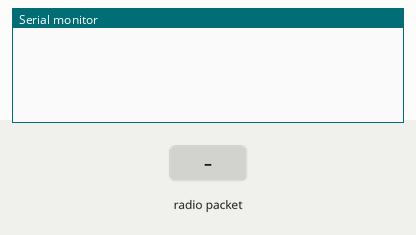
Recording of a sketch running on a simulated Arduino Mega 2560, built with avr-gcc and run on an emulated ATmega2560. Shown: the last lines printed to the serial monitor. Inputs (shaded band) come from the test bench. No radio packets arrive unless stated.

Above: at 1.2 s.
1.3 s: radio packet "1" arrives
At 2.1 s:
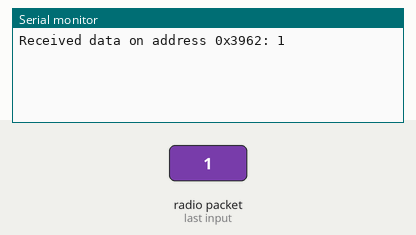
2.8 s: radio packet "0" arrives
At 3.3 s:
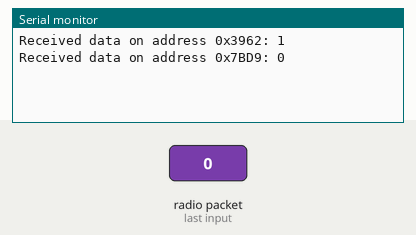
4.3 s: radio packet "2" arrives
At 5.5 s:
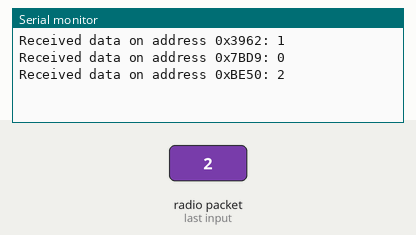
5.8 s: radio packet "1" arrives
At 6.7 s:
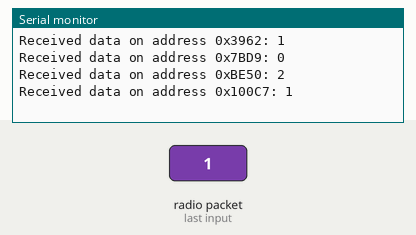
7.3 s: radio packet "0" arrives
At 7.9 s:
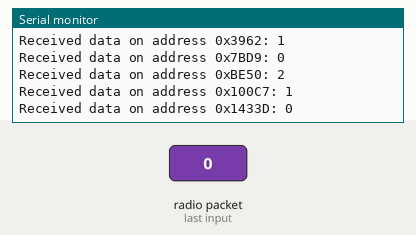
8.8 s: radio packet "2" arrives
At 10.2 s:
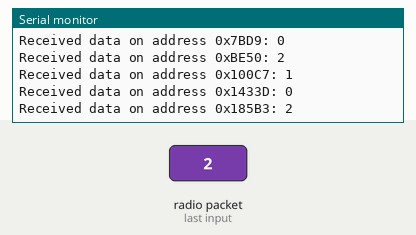

The sketch:

NRF21L01.ino
```cpp
#include <SPI.h>
#include <RF24.h>

#define CE_PIN 22
#define CSN_PIN 21

RF24 radio(CE_PIN, CSN_PIN);

// Define the address length
const int ADDRESS_LENGTH = 5;

void setup() {
  Serial.begin(9600);
  radio.begin();
  radio.startListening();
}

void loop() {
  for (uint64_t address = 0x0000000000; address <= 0xFFFFFFFFFF; address++) {
    radio.openReadingPipe(1, address);
    radio.startListening();

    if (radio.available()) {
      char receivedData[32];
      radio.read(&receivedData, sizeof(receivedData));
      Serial.print("Received data on address 0x");
      Serial.print(address, HEX);
      Serial.print(": ");
      Serial.println(receivedData);
    }

    radio.stopListening();
  }
}
```

Measured:
- after the input at 1.3 s, the serial monitor: prints a new line at once (image 1)
- after the input at 2.8 s, the serial monitor: prints a new line at once (image 2)
- after the input at 4.3 s, the serial monitor: prints a new line at once (image 3)
- after the input at 5.8 s, the serial monitor: prints a new line at once (image 4)
- after the input at 7.3 s, the serial monitor: prints a new line at once (image 5)
- after the input at 8.8 s, the serial monitor: prints a new line at once (image 6)
